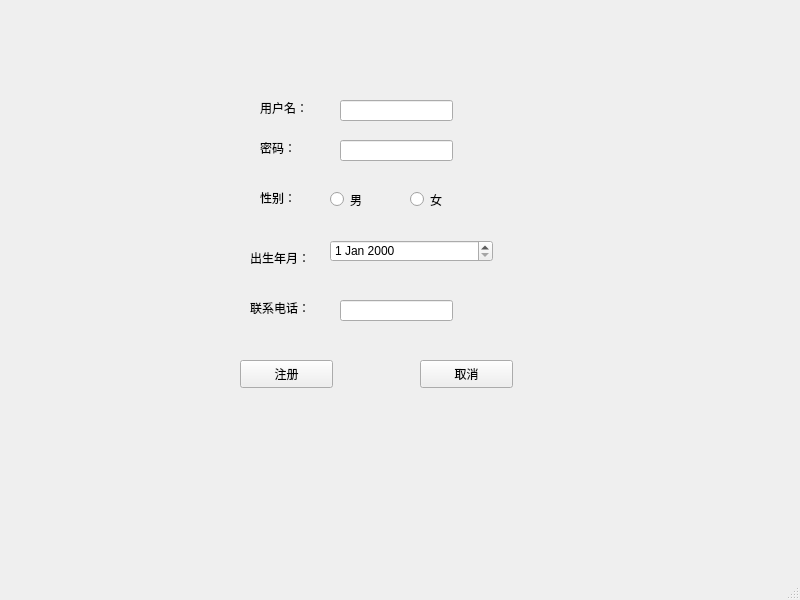
<?xml version="1.0" encoding="UTF-8"?>
<ui version="4.0">
 <class>regisist</class>
 <widget class="QMainWindow" name="regisist">
  <property name="geometry">
   <rect>
    <x>0</x>
    <y>0</y>
    <width>800</width>
    <height>600</height>
   </rect>
  </property>
  <property name="windowTitle">
   <string>MainWindow</string>
  </property>
  <widget class="QWidget" name="centralwidget">
   <widget class="QLabel" name="label">
    <property name="geometry">
     <rect>
      <x>260</x>
      <y>100</y>
      <width>72</width>
      <height>15</height>
     </rect>
    </property>
    <property name="text">
     <string>用户名：</string>
    </property>
   </widget>
   <widget class="QLabel" name="label_2">
    <property name="geometry">
     <rect>
      <x>260</x>
      <y>140</y>
      <width>72</width>
      <height>15</height>
     </rect>
    </property>
    <property name="text">
     <string>密码：</string>
    </property>
   </widget>
   <widget class="QLineEdit" name="lineEdit">
    <property name="geometry">
     <rect>
      <x>340</x>
      <y>100</y>
      <width>113</width>
      <height>21</height>
     </rect>
    </property>
   </widget>
   <widget class="QLineEdit" name="lineEdit_2">
    <property name="geometry">
     <rect>
      <x>340</x>
      <y>140</y>
      <width>113</width>
      <height>21</height>
     </rect>
    </property>
   </widget>
   <widget class="QDateEdit" name="dateEdit">
    <property name="geometry">
     <rect>
      <x>330</x>
      <y>240</y>
      <width>163</width>
      <height>22</height>
     </rect>
    </property>
   </widget>
   <widget class="QLabel" name="label_3">
    <property name="geometry">
     <rect>
      <x>250</x>
      <y>250</y>
      <width>72</width>
      <height>15</height>
     </rect>
    </property>
    <property name="text">
     <string>出生年月：</string>
    </property>
   </widget>
   <widget class="QLabel" name="label_4">
    <property name="geometry">
     <rect>
      <x>260</x>
      <y>190</y>
      <width>72</width>
      <height>15</height>
     </rect>
    </property>
    <property name="text">
     <string>性别：</string>
    </property>
   </widget>
   <widget class="QRadioButton" name="radioButton">
    <property name="geometry">
     <rect>
      <x>330</x>
      <y>190</y>
      <width>115</width>
      <height>19</height>
     </rect>
    </property>
    <property name="text">
     <string>男</string>
    </property>
   </widget>
   <widget class="QRadioButton" name="radioButton_2">
    <property name="geometry">
     <rect>
      <x>410</x>
      <y>190</y>
      <width>115</width>
      <height>19</height>
     </rect>
    </property>
    <property name="text">
     <string>女</string>
    </property>
   </widget>
   <widget class="QLabel" name="label_5">
    <property name="geometry">
     <rect>
      <x>250</x>
      <y>300</y>
      <width>72</width>
      <height>15</height>
     </rect>
    </property>
    <property name="text">
     <string>联系电话：</string>
    </property>
   </widget>
   <widget class="QLineEdit" name="lineEdit_3">
    <property name="geometry">
     <rect>
      <x>340</x>
      <y>300</y>
      <width>113</width>
      <height>21</height>
     </rect>
    </property>
   </widget>
   <widget class="QPushButton" name="pushButton">
    <property name="geometry">
     <rect>
      <x>240</x>
      <y>360</y>
      <width>93</width>
      <height>28</height>
     </rect>
    </property>
    <property name="text">
     <string>注册</string>
    </property>
   </widget>
   <widget class="QPushButton" name="pushButton_2">
    <property name="geometry">
     <rect>
      <x>420</x>
      <y>360</y>
      <width>93</width>
      <height>28</height>
     </rect>
    </property>
    <property name="text">
     <string>取消</string>
    </property>
   </widget>
  </widget>
  <widget class="QMenuBar" name="menubar">
   <property name="geometry">
    <rect>
     <x>0</x>
     <y>0</y>
     <width>800</width>
     <height>26</height>
    </rect>
   </property>
  </widget>
  <widget class="QStatusBar" name="statusbar"/>
 </widget>
 <resources/>
 <connections/>
</ui>
